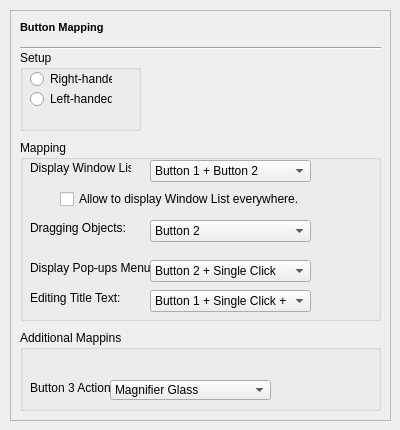
   <widget class="QWidget" name="tab">
    <attribute name="title">
     <string>Setup</string>
    </attribute>
    <widget class="QFrame" name="frame">
     <property name="geometry">
      <rect>
       <x>10</x>
       <y>10</y>
       <width>381</width>
       <height>411</height>
      </rect>
     </property>
     <property name="frameShape">
      <enum>QFrame::StyledPanel</enum>
     </property>
     <property name="frameShadow">
      <enum>QFrame::Sunken</enum>
     </property>
     <widget class="QLabel" name="label">
      <property name="geometry">
       <rect>
        <x>10</x>
        <y>10</y>
        <width>101</width>
        <height>16</height>
       </rect>
      </property>
      <property name="text">
       <string>&lt;!DOCTYPE HTML PUBLIC &quot;-//W3C//DTD HTML 4.0//EN&quot; &quot;http://www.w3.org/TR/REC-html40/strict.dtd&quot;&gt;
&lt;html&gt;&lt;head&gt;&lt;meta name=&quot;qrichtext&quot; content=&quot;1&quot; /&gt;&lt;style type=&quot;text/css&quot;&gt;
p, li { white-space: pre-wrap; }
&lt;/style&gt;&lt;/head&gt;&lt;body style=&quot; font-family:'MS Shell Dlg 2'; font-size:8.25pt; font-weight:400; font-style:normal;&quot;&gt;
&lt;p style=&quot; margin-top:0px; margin-bottom:0px; margin-left:0px; margin-right:0px; -qt-block-indent:0; text-indent:0px;&quot;&gt;&lt;span style=&quot; font-size:8pt; font-weight:600;&quot;&gt;Button Mapping&lt;/span&gt;&lt;/p&gt;&lt;/body&gt;&lt;/html&gt;</string>
      </property>
     </widget>
     <widget class="Line" name="line">
      <property name="geometry">
       <rect>
        <x>10</x>
        <y>30</y>
        <width>361</width>
        <height>16</height>
       </rect>
      </property>
      <property name="orientation">
       <enum>Qt::Horizontal</enum>
      </property>
     </widget>
     <widget class="QGroupBox" name="groupBox_2">
      <property name="geometry">
       <rect>
        <x>10</x>
        <y>40</y>
        <width>121</width>
        <height>81</height>
       </rect>
      </property>
      <property name="title">
       <string>Setup</string>
      </property>
      <widget class="QRadioButton" name="radioButton">
       <property name="geometry">
        <rect>
         <x>10</x>
         <y>20</y>
         <width>82</width>
         <height>18</height>
        </rect>
       </property>
       <property name="text">
        <string>Right-handed</string>
       </property>
      </widget>
      <widget class="QRadioButton" name="radioButton_2">
       <property name="geometry">
        <rect>
         <x>10</x>
         <y>40</y>
         <width>82</width>
         <height>18</height>
        </rect>
       </property>
       <property name="text">
        <string>Left-handed</string>
       </property>
      </widget>
     </widget>
     <widget class="QGroupBox" name="groupBox_4">
      <property name="geometry">
       <rect>
        <x>10</x>
        <y>130</y>
        <width>361</width>
        <height>181</height>
       </rect>
      </property>
      <property name="title">
       <string>Mapping</string>
      </property>
      <widget class="QLabel" name="label_2">
       <property name="geometry">
        <rect>
         <x>10</x>
         <y>20</y>
         <width>101</width>
         <height>16</height>
        </rect>
       </property>
       <property name="text">
        <string>Display Window List:</string>
       </property>
      </widget>
      <widget class="QLabel" name="label_4">
       <property name="geometry">
        <rect>
         <x>10</x>
         <y>80</y>
         <width>101</width>
         <height>16</height>
        </rect>
       </property>
       <property name="text">
        <string>Dragging Objects:</string>
       </property>
      </widget>
      <widget class="QLabel" name="label_5">
       <property name="geometry">
        <rect>
         <x>10</x>
         <y>120</y>
         <width>121</width>
         <height>16</height>
        </rect>
       </property>
       <property name="text">
        <string>Display Pop-ups Menus:</string>
       </property>
      </widget>
      <widget class="QLabel" name="label_12">
       <property name="geometry">
        <rect>
         <x>10</x>
         <y>150</y>
         <width>121</width>
         <height>16</height>
        </rect>
       </property>
       <property name="text">
        <string>Editing Title Text:</string>
       </property>
      </widget>
      <widget class="QComboBox" name="comboBox">
       <property name="geometry">
        <rect>
         <x>130</x>
         <y>20</y>
         <width>161</width>
         <height>22</height>
        </rect>
       </property>
       <item>
        <property name="text">
         <string>Button 1 + Button 2</string>
        </property>
       </item>
      </widget>
      <widget class="QComboBox" name="comboBox_2">
       <property name="geometry">
        <rect>
         <x>130</x>
         <y>80</y>
         <width>161</width>
         <height>22</height>
        </rect>
       </property>
       <item>
        <property name="text">
         <string>Button 2</string>
        </property>
       </item>
      </widget>
      <widget class="QComboBox" name="comboBox_3">
       <property name="geometry">
        <rect>
         <x>130</x>
         <y>120</y>
         <width>161</width>
         <height>22</height>
        </rect>
       </property>
       <item>
        <property name="text">
         <string>Button 2 + Single Click</string>
        </property>
       </item>
      </widget>
      <widget class="QComboBox" name="comboBox_19">
       <property name="geometry">
        <rect>
         <x>130</x>
         <y>150</y>
         <width>161</width>
         <height>22</height>
        </rect>
       </property>
       <item>
        <property name="text">
         <string>Button 1 + Single Click + Alt</string>
        </property>
       </item>
      </widget>
      <widget class="QCheckBox" name="checkBox">
       <property name="geometry">
        <rect>
         <x>40</x>
         <y>50</y>
         <width>241</width>
         <height>18</height>
        </rect>
       </property>
       <property name="text">
        <string>Allow to display Window List everywhere.</string>
       </property>
      </widget>
     </widget>
     <widget class="QGroupBox" name="groupBox_20">
      <property name="geometry">
       <rect>
        <x>10</x>
        <y>320</y>
        <width>361</width>
        <height>81</height>
       </rect>
      </property>
      <property name="title">
       <string>Additional Mappins</string>
      </property>
      <widget class="QComboBox" name="comboBox_17">
       <property name="geometry">
        <rect>
         <x>90</x>
         <y>50</y>
         <width>161</width>
         <height>20</height>
        </rect>
       </property>
       <item>
        <property name="text">
         <string>Magnifier Glass</string>
        </property>
       </item>
       <item>
        <property name="text">
         <string>Scroll</string>
        </property>
       </item>
       <item>
        <property name="text">
         <string>No Action</string>
        </property>
       </item>
      </widget>
      <widget class="QLabel" name="label_35">
       <property name="geometry">
        <rect>
         <x>10</x>
         <y>50</y>
         <width>101</width>
         <height>16</height>
        </rect>
       </property>
       <property name="text">
        <string>Button 3 Action</string>
       </property>
      </widget>
     </widget>
    </widget>
   </widget>
